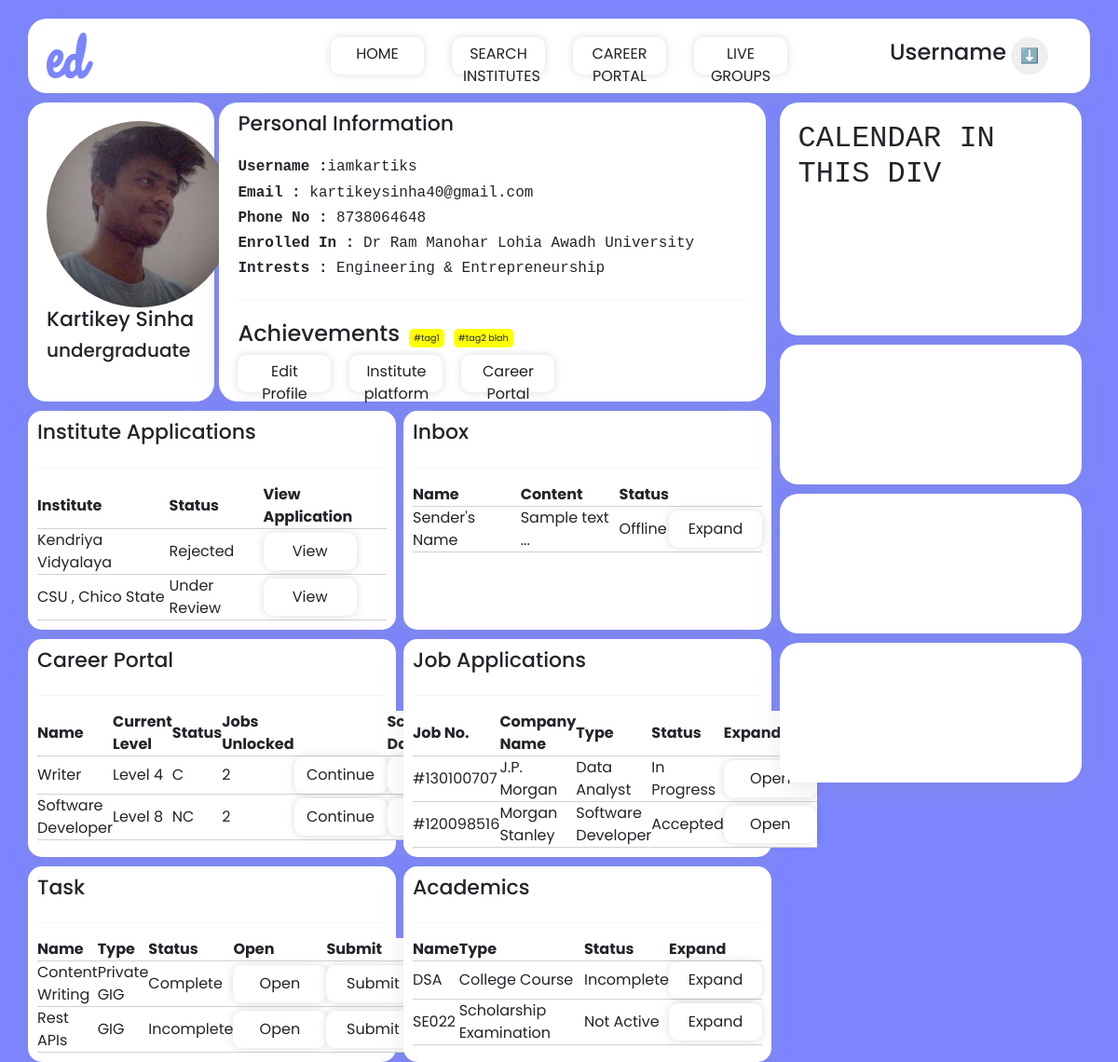
The app's page /dashboard/1 with its own data.
### app1/models.py (models this page shows, shortened)
class Student(models.Model):
    STATUS = (('NA', 'NA'),
              ('highschool', 'highschool'),
              ('undergraduate', 'undergraduate'),
              ('postgraduate', 'postgraduate'),
              ('dropout', 'dropout'),
              )
    user = models.OneToOneField(User, null=True,blank=True, on_delete= models.CASCADE)
    name = models.CharField(max_length=100, null=True,)
    username = models.CharField(max_length=100, null=True)
    phone = models.CharField(max_length=100, null=True,)
    email = models.CharField(max_length=100, null=True,)
    career_status = models.CharField(max_length=200, null=True, choices=STATUS)
    interest = models.CharField(max_length=200,null=True)
    profile = models.ImageField(null=True, blank=True)
    date_created = models.DateTimeField(auto_now_add=True,null=True)
    @property
    def profileURL(self):
        try:
            url = self.profile.url
        except:
            url = ''
        return url

class Enrolled(models.Model):
    institute = models.ForeignKey(Institutes,null=True, on_delete=SET_NULL)
    student = models.OneToOneField(Student, null=True, on_delete=SET_NULL)
    def __str__(self):
        return self.institute.name

class Institutes(models.Model):
    CATEGORY = (('Playschool', 'Playschool'),
                ('Highschool', 'Highschool'),
                ('College','College'),
                )
    name = models.CharField(max_length=200, null=True)
    location = models.CharField(max_length=200, null=True)
    phone = models.CharField(max_length=100, null=True)
    email = models.CharField(max_length=200,null=True)
    fees = models.FloatField(null=True)
    photo = models.ImageField(null=True)
    category = models.CharField(max_length=200, null=True, choices=CATEGORY)
    label = models.ManyToManyField(Label)
    date_created = models.DateTimeField(auto_now_add=True, null=True)
    qsrank = models.IntegerField(null=True)
    sexratio = models.CharField(max_length=100,null=True)
    def __str__(self):
        return self.name

class Application(models.Model):
    STATUS = (('Under Review', 'Under Review'),
              ('Accepted','Accepted'),
              ('Rejected', 'Rejected'),
              )
    student = models.ForeignKey(Student, null=True, on_delete=models.SET_NULL)
    institute = models.ForeignKey(Institutes, null=True, on_delete=models.SET_NULL)
    date_created = models.DateTimeField(auto_now_add=True, null=True)
    status = models.CharField(max_length=200, null=True, choices=STATUS)
    tag = models.ManyToManyField(Tag)

### app4/models.py (models this page shows, shortened)
class Level(models.Model):
    name = models.CharField(max_length=100,null=True)
    Topic = models.CharField(max_length=100,null=True)
    career= models.ForeignKey(CareerOption, null=True, on_delete= models.SET_NULL)
    def __str__(self):
        return self.name

class CareerOption(models.Model):
    name = models.CharField(max_length=100,null=True)
    total_levels = models.CharField(max_length=100,null=True)
    student = models.ManyToManyField(Student)

class CareerStatus(models.Model):
    STATUS = (('NC', 'Not Completed'),
                ('C', 'Completed')
                )
    careeropt = models.ForeignKey(CareerOption,null=True, on_delete=models.SET_NULL)
    student = models.ForeignKey(Student,null=True, on_delete=models.SET_NULL)
    status = models.CharField(max_length=100, null=True, choices=STATUS)

class JobApplication(models.Model):
    STATUS  = (('Accepted', 'Accepted'),
                ('In Progress', 'In Progress'),
                ('Rejected', 'Rejected')
                )
    jobno = models.CharField(max_length=100, blank=True, unique=True)
    name = models.CharField(max_length=200, null=True)
    category = models.CharField(max_length=200, null=True)
    student = models.ForeignKey(Student,null=True, on_delete=models.SET_NULL)
    status = models.CharField(max_length=200,null=True,choices=STATUS)

class Task(models.Model):
    STATUS = (('Incomplete', 'Incomplete'),
              ('Complete', 'Complete')
              )
    name = models.CharField(max_length=200,null=True)
    task_type = models.CharField(max_length=100, null=True)
    student = models.ForeignKey(Student,null=True, on_delete=models.SET_NULL)
    status = models.CharField(max_length=50, null=True, choices=STATUS)

class Academics(models.Model):
    name =  models.CharField(max_length=100, null=True)
    type = models.CharField(max_length=200,null=True)
    status = models.CharField(max_length=200,null=True)
    student = models.ForeignKey(Student,null=True,on_delete=models.SET_NULL)

### app1/views.py (the view)
# urls.py: path('dashboard/<str:pk>', views.dashboard, name="dashboard"),
def dashboard(request,pk):
    student = Student.objects.get(id=pk)
    career = [c.name for c in student.careeroption_set.all()]
    applications = student.application_set.all()
    current_level =  StudentLevel.objects.filter(student=student)
    tasks = student.task_set.all()
    career_status = [ c.status for c in CareerStatus.objects.filter(student=student)]
    levelList = [level.level for level in current_level]
    careers = zip(career, levelList, career_status)
    job_applications = student.jobapplication_set.all()
    academics = student.academics_set.all()
    enroll = Enrolled.objects.get(student=student)
    context = {'student':student, 'applications':applications,'careers':careers, 'careerstatus':career_status, 'tasks':tasks, 'jobapplications':job_applications, 'academics':academics, 'enroll':enroll}
    return render(request,'app1/dashboard.html',context)

### app1/templates/app1/dashboard.html (shortened to what this page needs)
<!DOCTYPE html>
{% load static %}
<html lang="en">
  <head>
    <link href="https://cdn.jsdelivr.net/npm/bootstrap@5.0.2/dist/css/bootstrap.min.css" rel="stylesheet">
    <link rel="stylesheet" href="{% static 'styles/dashboard.css' %}" />
  </head>
  <body>
    <div class="header-main">
      <header class="header-container">
        <div class="header-child-1">
          <img src="{% static 'images/logo.svg' %}" alt="" />
        </div>
        <div class="header-child-2">
          <a href="{% url 'home' %}" class="btn btn-secondary">HOME</a>
          <a href="{% url 'institutes' %}" class="btn btn-secondary">SEARCH INSTITUTES</a>
          <a href="{% url 'career' %}" class="btn btn-secondary">CAREER PORTAL</a>
          <a href="" class="btn btn-secondary">LIVE GROUPS</a>
        </div>
        <div class="header-child-3">
          <h4>Username</h4>
          <button>⬇️</button>
        </div>
      </header>
    </div>
    <div class="main-body">
      <div class="body-container">
        <div class="body-left">
          <div class="profile-container">
            <div class="profile-pic-container">
              <img
                class="profile-photo"
                src="{{student.profileURL}}"
                alt=""
              />
              <h1>{{ student.name}}</h1>
              <h5>{{ student.career_status }}</h5>
            </div>
            <div class="profile-info">
              <div class="personal-info-card">
                <h1>Personal Information</h1>
                <h6 style="font-family:monospace;"><strong>Username :</strong>{{student.username}}</h6>
                <h6 style="font-family:monospace;"><strong>Email :</strong> {{student.email}}</h6>
                <h6 style="font-family:monospace;"><strong>Phone No :</strong> {{student.phone}}</h6>
                <h6 style="font-family:monospace;"><strong>Enrolled In :</strong> {{enroll}}</h6>
                <h6 style="font-family:monospace;"><strong>Intrests : </strong>{{student.interest}}</h6>
                <hr />
                <div class="achievements-container">
                  <h4>Achievements</h4>
                  <div class="achievements-tags">#tag1</div>
                  <div class="achievements-tags">#tag2 blah</div>
                </div>
                <div class="btn-container">
                  <button type="submit" class="btn btn-1">Edit Profile</button>
                  <button class="btn btn-2">Institute platform</button>
                  <button class="btn btn-3">Career Portal</button>
                </div>
              </div>
            </div>
          </div>
          <div class="career-and-inbox-main">
            <div class="career-container">
              <h1>Institute Applications</h1>
              <hr/>
              <table>
                <th>Institute</th>
                <th>Status</th>
                <th>View Application</th>
                 {% for i in applications%}
                <tr>
                  <td>{{ i.institute}}</td>
                  <td>{{i.status}}</td>
                  <td><button data-product="" data-action="add" class="btn btn-outline-secondary add-btn update-cart">View</button></td>
                </tr>
                {% endfor %}
              </table>
            </div>
            <div class="inbox-container">
              <h1>Inbox</h1>
              <hr/>
              <table>
                <th>Name</th>
                <th>Content</th>
                <th>Status</th>
                <th></th>
                <tr>
                  <td>Sender's Name</td>
                  <td>Sample text ...</td>
                  <td>Offline</td>
                  <td><button data-product="" data-action="add" class="btn btn-outline-secondary add-btn update-cart">Expand</button></td>
                </tr>
              </table>
            </div>
          </div>
          <div class="career-and-inbox-main">
            <div class="career-container">
              <h1>Career Portal</h1>
              <hr />
              <table>
                <th>Name</th>
                <th>Current Level</th>
                <th>Status</th>
                <th>Jobs Unlocked</th>
                <th></th>
                <th>Score and Data</th>
                {% for career in careers %}
                <tr>
                  <td>{{career.0}}</td>
                  <td>{{career.1}}</td>
                  <td>{{career.2}}</td>
                  <td>2</td>
                  <td><button data-product="" data-action="add" class="btn btn-outline-secondary add-btn update-cart">Continue</button></td>
                  <td><button data-product="" data-action="add" class="btn btn-outline-secondary add-btn update-cart">Show Data</button></td>
                </tr>
                {% endfor %}
              </table>
            </div>
            <div class="inbox-container">
              <h1>Job Applications</h1>
              <hr />
              <table>
                <th>Job No.</th>
                <th>Company Name</th>
                <th>Type</th>
                <th>Status</th>
                <th>Expand</th>
                {% for application in jobapplications%}
                <tr>
                  <td>#{{application.jobno}}</td>
                  <td>{{application.name}}</td>
                  <td>{{application.category}}</td>
                  <td>{{application.status}}</td>
                  <td><button data-product="" data-action="add" class="btn btn-outline-secondary add-btn update-cart">Open</button></td>
                </tr>
                {% endfor %}
              </table>
            </div>
          </div>
          <div class="career-and-inbox-main">
            <div class="career-container">
              <h1>Task</h1>
              <hr />
              <table>
                <th>Name</th>
                <th>Type</th>
                <th>Status</th>
                <th>Open</th>
                <th>Submit</th>
                {% for task in tasks %}
                <tr>
                  <td>{{task.name}}</td>
                  <td>{{task.task_type}}</td>
                  <td>{{task.status}}</td>
                  <td><button data-product="" data-action="add" class="btn btn-outline-secondary add-btn update-cart">Open</button></td>
                  <td><button data-product="" data-action="add" class="btn btn-outline-secondary add-btn update-cart">Submit</button></td>
                </tr>
                {% endfor %}
              </table>
            </div>
            <div class="inbox-container">
              <h1>Academics</h1>
              <hr />
              <table>
                <th>Name</th>
                <th>Type</th>
                <th>Status</th>
                <th>Expand</th>
                {% for academic in academics %}
                <tr>
                  <td>{{academic.name}}</td>
                  <td>{{academic.type}}</td>
                  <td>{{academic.status}}</td>
                  <td><button data-product="" data-action="add" class="btn btn-outline-secondary add-btn update-cart">Expand</button></td>
                </tr>
                {% endfor %}
              </table>
            </div>
          </div>
        </div>
        <div class="body-right">
          <div class="calender-container">
            <h2 style="font-family:monospace">CALENDAR IN THIS DIV</h2>
          </div>
          <div class="top-container right-containers">
          </div>
          <div class="mid-container right-containers">
          </div>
          <div class="bottom-container right-containers">
          </div>
        </div>
      </div>
    </div>
  </body>
</html>

### static/styles/dashboard.css (style rules this page uses)
* { box-sizing: border-box; padding: 0; margin: 0; }
body { font-family: "Poppins", sans-serif; background-color: #7C85FE; }
.header-main { margin-top: 20px; display: flex; width: 100%; justify-content: center; align-items: center; }
.header-container { display: flex; width: 95%; height: 80px; border-radius: 20px; padding: 0 20px 0 20px; background-color: #ffffff; box-shadow: rgba(149, 157, 165, 0.2) 0px 8px 24px; }
.header-child-1 { width: 20%; display: flex; align-self: center; }
.header-child-1 img { width: 50px; }
.header-child-2 { display: flex; width: 60%; gap: 30px; justify-content: center; align-items: center; }
.header-child-3 { display: flex; justify-content: center; align-items: center; gap: 5px; width: 20%; }
.header-child-3 button { width: 40px; height: 40px; border-radius: 50%; border: none; }
.main-body { display: flex; justify-content: center; margin-top: 10px; width: 100%; }
.body-container { display: flex; width: 95%; }
.body-left { display: flex; flex-direction: column; justify-content: space-between; width: 70%; }
.profile-container { display: flex; justify-content: space-between; width: 100%; }
.profile-pic-container { display: flex; flex-direction: column; width: 25%; border-radius: 20px; padding: 20px; background-color: #ffffff; box-shadow: rgba(149, 157, 165, 0.2) 0px 8px 24px; }
h1 { font-size: 22px; }
.profile-photo { width: 200px; height: 200px; border-radius: 50%; }
.profile-info { display: flex; justify-content: center; width: 75%; }
.personal-info-card { display: flex; flex-direction: column; width: 98%; padding: 10px 20px 10px 20px; border-radius: 20px; background-color: #ffffff; box-shadow: rgba(149, 157, 165, 0.2) 0px 8px 24px; }
hr { border: none; height: 1px; background-color: #dddddd; }
.achievements-container { margin-top: 5px; display: flex; gap: 10px; align-items: center; }
.achievements-tags { display: flex; justify-content: center; align-items: center; padding: 2px 5px 2px 5px; max-width: auto; width: auto; height: 20px; font-size: 0.6rem; border-radius: 5px; background-color: yellow; }
.btn-container { display: flex; gap: 20px; }
.btn { text-decoration: none; background-color: #ffffff; color: #222222; width: 100px; height: 40px; transition: 0.2s; border: none; border-radius: 10px; box-shadow: 0px 0px 10px rgba(0, 0, 0, 0.14); }
.career-and-inbox-main { display: flex; width: 100%; margin-top: 10px; justify-content: space-between; }
.career-container, .inbox-container { display: flex; flex-direction: column; width: 49.5%; box-shadow: rgba(149, 157, 165, 0.2) 0px 8px 24px; background-color: #ffffff; border-radius: 15px; padding: 10px; }
th { text-align: left; }
table { border-collapse: collapse; }
tr { background-color: #ffffff; border-bottom: 1px solid rgb(212, 208, 208); }
.body-right { display: flex; flex-direction: column; width: 30%; gap: 10px; align-items: center; }
.calender-container { display: flex; width:95%; height:250px; padding: 20px; border-radius: 20px; background-color: #ffffff; box-shadow: rgba(149, 157, 165, 0.2) 0px 8px 24px; }
.right-containers { display: flex; width:95%; height:150px; padding: 20px; border-radius: 20px; background-color: #ffffff; box-shadow: rgba(149, 157, 165, 0.2) 0px 8px 24px; }

### records on screen
Student: profileURL (picture), name "Kartikey Sinha", career_status "undergraduate", username "iamkartiks", email "kartikeysinha40@gmail.com", phone "8738064648", interest "Engineering & Entrepreneurship"
Enrolled: institute.name "Dr Ram Manohar Lohia Awadh University"
Application: institute "Kendriya Vidyalaya", status "Rejected"
Application: institute "CSU , Chico State", status "Under Review"
Level: name "Writer", name "Level 4", career "C"
Level: name "Software Developer", name "Level 8", status "NC"
JobApplication: jobno "130100707", name "J.P. Morgan", category "Data Analyst", status "In Progress"
JobApplication: jobno "120098516", name "Morgan Stanley", category "Software Developer", status "Accepted"
Task: name "Content Writing", task_type "Private GIG", status "Complete"
Task: name "Rest APIs", task_type "GIG", status "Incomplete"
Academics: name "DSA", type "College Course", status "Incomplete"
Academics: name "SE022", type "Scholarship Examination", status "Not Active"
